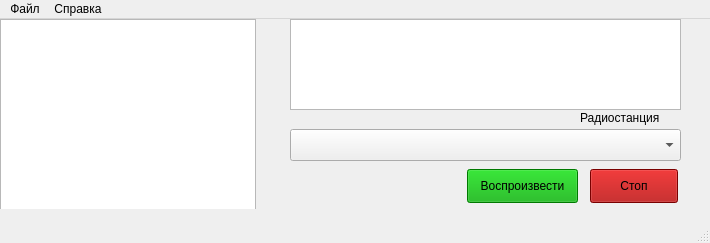
<?xml version="1.0" encoding="UTF-8"?>
<ui version="4.0">
 <class>MainWindow</class>
 <widget class="QMainWindow" name="MainWindow">
  <property name="geometry">
   <rect>
    <x>0</x>
    <y>0</y>
    <width>710</width>
    <height>243</height>
   </rect>
  </property>
  <property name="windowTitle">
   <string>Радио -Онлайн</string>
  </property>
  <widget class="QWidget" name="centralwidget">
   <property name="maximumSize">
    <size>
     <width>710</width>
     <height>190</height>
    </size>
   </property>
   <widget class="QWidget" name="verticalLayoutWidget">
    <property name="geometry">
     <rect>
      <x>290</x>
      <y>0</y>
      <width>391</width>
      <height>91</height>
     </rect>
    </property>
    <layout class="QVBoxLayout" name="verticalLayout">
     <item>
      <widget class="QTableView" name="tableView"/>
     </item>
    </layout>
   </widget>
   <widget class="QGraphicsView" name="logo">
    <property name="geometry">
     <rect>
      <x>0</x>
      <y>0</y>
      <width>256</width>
      <height>192</height>
     </rect>
    </property>
   </widget>
   <widget class="QPushButton" name="pushButton">
    <property name="geometry">
     <rect>
      <x>467</x>
      <y>150</y>
      <width>111</width>
      <height>34</height>
     </rect>
    </property>
    <property name="palette">
     <palette>
      <active>
       <colorrole role="WindowText">
        <brush brushstyle="SolidPattern">
         <color alpha="255">
          <red>0</red>
          <green>0</green>
          <blue>0</blue>
         </color>
        </brush>
       </colorrole>
       <colorrole role="Button">
        <brush brushstyle="SolidPattern">
         <color alpha="255">
          <red>0</red>
          <green>170</green>
          <blue>0</blue>
         </color>
        </brush>
       </colorrole>
       <colorrole role="Light">
        <brush brushstyle="SolidPattern">
         <color alpha="255">
          <red>0</red>
          <green>255</green>
          <blue>0</blue>
         </color>
        </brush>
       </colorrole>
       <colorrole role="Midlight">
        <brush brushstyle="SolidPattern">
         <color alpha="255">
          <red>0</red>
          <green>212</green>
          <blue>0</blue>
         </color>
        </brush>
       </colorrole>
       <colorrole role="Dark">
        <brush brushstyle="SolidPattern">
         <color alpha="255">
          <red>0</red>
          <green>85</green>
          <blue>0</blue>
         </color>
        </brush>
       </colorrole>
       <colorrole role="Mid">
        <brush brushstyle="SolidPattern">
         <color alpha="255">
          <red>0</red>
          <green>113</green>
          <blue>0</blue>
         </color>
        </brush>
       </colorrole>
       <colorrole role="Text">
        <brush brushstyle="SolidPattern">
         <color alpha="255">
          <red>0</red>
          <green>0</green>
          <blue>0</blue>
         </color>
        </brush>
       </colorrole>
       <colorrole role="BrightText">
        <brush brushstyle="SolidPattern">
         <color alpha="255">
          <red>255</red>
          <green>255</green>
          <blue>255</blue>
         </color>
        </brush>
       </colorrole>
       <colorrole role="ButtonText">
        <brush brushstyle="SolidPattern">
         <color alpha="255">
          <red>0</red>
          <green>0</green>
          <blue>0</blue>
         </color>
        </brush>
       </colorrole>
       <colorrole role="Base">
        <brush brushstyle="SolidPattern">
         <color alpha="255">
          <red>255</red>
          <green>255</green>
          <blue>255</blue>
         </color>
        </brush>
       </colorrole>
       <colorrole role="Window">
        <brush brushstyle="SolidPattern">
         <color alpha="255">
          <red>0</red>
          <green>170</green>
          <blue>0</blue>
         </color>
        </brush>
       </colorrole>
       <colorrole role="Shadow">
        <brush brushstyle="SolidPattern">
         <color alpha="255">
          <red>0</red>
          <green>0</green>
          <blue>0</blue>
         </color>
        </brush>
       </colorrole>
       <colorrole role="AlternateBase">
        <brush brushstyle="SolidPattern">
         <color alpha="255">
          <red>127</red>
          <green>212</green>
          <blue>127</blue>
         </color>
        </brush>
       </colorrole>
       <colorrole role="ToolTipBase">
        <brush brushstyle="SolidPattern">
         <color alpha="255">
          <red>255</red>
          <green>255</green>
          <blue>220</blue>
         </color>
        </brush>
       </colorrole>
       <colorrole role="ToolTipText">
        <brush brushstyle="SolidPattern">
         <color alpha="255">
          <red>0</red>
          <green>0</green>
          <blue>0</blue>
         </color>
        </brush>
       </colorrole>
       <colorrole role="PlaceholderText">
        <brush brushstyle="SolidPattern">
         <color alpha="128">
          <red>0</red>
          <green>0</green>
          <blue>0</blue>
         </color>
        </brush>
       </colorrole>
      </active>
      <inactive>
       <colorrole role="WindowText">
        <brush brushstyle="SolidPattern">
         <color alpha="255">
          <red>0</red>
          <green>0</green>
          <blue>0</blue>
         </color>
        </brush>
       </colorrole>
       <colorrole role="Button">
        <brush brushstyle="SolidPattern">
         <color alpha="255">
          <red>0</red>
          <green>170</green>
          <blue>0</blue>
         </color>
        </brush>
       </colorrole>
       <colorrole role="Light">
        <brush brushstyle="SolidPattern">
         <color alpha="255">
          <red>0</red>
          <green>255</green>
          <blue>0</blue>
         </color>
        </brush>
       </colorrole>
       <colorrole role="Midlight">
        <brush brushstyle="SolidPattern">
         <color alpha="255">
          <red>0</red>
          <green>212</green>
          <blue>0</blue>
         </color>
        </brush>
       </colorrole>
       <colorrole role="Dark">
        <brush brushstyle="SolidPattern">
         <color alpha="255">
          <red>0</red>
          <green>85</green>
          <blue>0</blue>
         </color>
        </brush>
       </colorrole>
       <colorrole role="Mid">
        <brush brushstyle="SolidPattern">
         <color alpha="255">
          <red>0</red>
          <green>113</green>
          <blue>0</blue>
         </color>
        </brush>
       </colorrole>
       <colorrole role="Text">
        <brush brushstyle="SolidPattern">
         <color alpha="255">
          <red>0</red>
          <green>0</green>
          <blue>0</blue>
         </color>
        </brush>
       </colorrole>
       <colorrole role="BrightText">
        <brush brushstyle="SolidPattern">
         <color alpha="255">
          <red>255</red>
          <green>255</green>
          <blue>255</blue>
         </color>
        </brush>
       </colorrole>
       <colorrole role="ButtonText">
        <brush brushstyle="SolidPattern">
         <color alpha="255">
          <red>0</red>
          <green>0</green>
          <blue>0</blue>
         </color>
        </brush>
       </colorrole>
       <colorrole role="Base">
        <brush brushstyle="SolidPattern">
         <color alpha="255">
          <red>255</red>
          <green>255</green>
          <blue>255</blue>
         </color>
        </brush>
       </colorrole>
       <colorrole role="Window">
        <brush brushstyle="SolidPattern">
         <color alpha="255">
          <red>0</red>
          <green>170</green>
          <blue>0</blue>
         </color>
        </brush>
       </colorrole>
       <colorrole role="Shadow">
        <brush brushstyle="SolidPattern">
         <color alpha="255">
          <red>0</red>
          <green>0</green>
          <blue>0</blue>
         </color>
        </brush>
       </colorrole>
       <colorrole role="AlternateBase">
        <brush brushstyle="SolidPattern">
         <color alpha="255">
          <red>127</red>
          <green>212</green>
          <blue>127</blue>
         </color>
        </brush>
       </colorrole>
       <colorrole role="ToolTipBase">
        <brush brushstyle="SolidPattern">
         <color alpha="255">
          <red>255</red>
          <green>255</green>
          <blue>220</blue>
         </color>
        </brush>
       </colorrole>
       <colorrole role="ToolTipText">
        <brush brushstyle="SolidPattern">
         <color alpha="255">
          <red>0</red>
          <green>0</green>
          <blue>0</blue>
         </color>
        </brush>
       </colorrole>
       <colorrole role="PlaceholderText">
        <brush brushstyle="SolidPattern">
         <color alpha="128">
          <red>0</red>
          <green>0</green>
          <blue>0</blue>
         </color>
        </brush>
       </colorrole>
      </inactive>
      <disabled>
       <colorrole role="WindowText">
        <brush brushstyle="SolidPattern">
         <color alpha="255">
          <red>0</red>
          <green>85</green>
          <blue>0</blue>
         </color>
        </brush>
       </colorrole>
       <colorrole role="Button">
        <brush brushstyle="SolidPattern">
         <color alpha="255">
          <red>0</red>
          <green>170</green>
          <blue>0</blue>
         </color>
        </brush>
       </colorrole>
       <colorrole role="Light">
        <brush brushstyle="SolidPattern">
         <color alpha="255">
          <red>0</red>
          <green>255</green>
          <blue>0</blue>
         </color>
        </brush>
       </colorrole>
       <colorrole role="Midlight">
        <brush brushstyle="SolidPattern">
         <color alpha="255">
          <red>0</red>
          <green>212</green>
          <blue>0</blue>
         </color>
        </brush>
       </colorrole>
       <colorrole role="Dark">
        <brush brushstyle="SolidPattern">
         <color alpha="255">
          <red>0</red>
          <green>85</green>
          <blue>0</blue>
         </color>
        </brush>
       </colorrole>
       <colorrole role="Mid">
        <brush brushstyle="SolidPattern">
         <color alpha="255">
          <red>0</red>
          <green>113</green>
          <blue>0</blue>
         </color>
        </brush>
       </colorrole>
       <colorrole role="Text">
        <brush brushstyle="SolidPattern">
         <color alpha="255">
          <red>0</red>
          <green>85</green>
          <blue>0</blue>
         </color>
        </brush>
       </colorrole>
       <colorrole role="BrightText">
        <brush brushstyle="SolidPattern">
         <color alpha="255">
          <red>255</red>
          <green>255</green>
          <blue>255</blue>
         </color>
        </brush>
       </colorrole>
       <colorrole role="ButtonText">
        <brush brushstyle="SolidPattern">
         <color alpha="255">
          <red>0</red>
          <green>85</green>
          <blue>0</blue>
         </color>
        </brush>
       </colorrole>
       <colorrole role="Base">
        <brush brushstyle="SolidPattern">
         <color alpha="255">
          <red>0</red>
          <green>170</green>
          <blue>0</blue>
         </color>
        </brush>
       </colorrole>
       <colorrole role="Window">
        <brush brushstyle="SolidPattern">
         <color alpha="255">
          <red>0</red>
          <green>170</green>
          <blue>0</blue>
         </color>
        </brush>
       </colorrole>
       <colorrole role="Shadow">
        <brush brushstyle="SolidPattern">
         <color alpha="255">
          <red>0</red>
          <green>0</green>
          <blue>0</blue>
         </color>
        </brush>
       </colorrole>
       <colorrole role="AlternateBase">
        <brush brushstyle="SolidPattern">
         <color alpha="255">
          <red>0</red>
          <green>170</green>
          <blue>0</blue>
         </color>
        </brush>
       </colorrole>
       <colorrole role="ToolTipBase">
        <brush brushstyle="SolidPattern">
         <color alpha="255">
          <red>255</red>
          <green>255</green>
          <blue>220</blue>
         </color>
        </brush>
       </colorrole>
       <colorrole role="ToolTipText">
        <brush brushstyle="SolidPattern">
         <color alpha="255">
          <red>0</red>
          <green>0</green>
          <blue>0</blue>
         </color>
        </brush>
       </colorrole>
       <colorrole role="PlaceholderText">
        <brush brushstyle="SolidPattern">
         <color alpha="128">
          <red>0</red>
          <green>0</green>
          <blue>0</blue>
         </color>
        </brush>
       </colorrole>
      </disabled>
     </palette>
    </property>
    <property name="text">
     <string>Воспроизвести</string>
    </property>
   </widget>
   <widget class="QPushButton" name="pushButton_2">
    <property name="geometry">
     <rect>
      <x>590</x>
      <y>150</y>
      <width>88</width>
      <height>34</height>
     </rect>
    </property>
    <property name="palette">
     <palette>
      <active>
       <colorrole role="WindowText">
        <brush brushstyle="SolidPattern">
         <color alpha="255">
          <red>0</red>
          <green>0</green>
          <blue>0</blue>
         </color>
        </brush>
       </colorrole>
       <colorrole role="Button">
        <brush brushstyle="SolidPattern">
         <color alpha="255">
          <red>170</red>
          <green>0</green>
          <blue>0</blue>
         </color>
        </brush>
       </colorrole>
       <colorrole role="Light">
        <brush brushstyle="SolidPattern">
         <color alpha="255">
          <red>255</red>
          <green>0</green>
          <blue>0</blue>
         </color>
        </brush>
       </colorrole>
       <colorrole role="Midlight">
        <brush brushstyle="SolidPattern">
         <color alpha="255">
          <red>212</red>
          <green>0</green>
          <blue>0</blue>
         </color>
        </brush>
       </colorrole>
       <colorrole role="Dark">
        <brush brushstyle="SolidPattern">
         <color alpha="255">
          <red>85</red>
          <green>0</green>
          <blue>0</blue>
         </color>
        </brush>
       </colorrole>
       <colorrole role="Mid">
        <brush brushstyle="SolidPattern">
         <color alpha="255">
          <red>113</red>
          <green>0</green>
          <blue>0</blue>
         </color>
        </brush>
       </colorrole>
       <colorrole role="Text">
        <brush brushstyle="SolidPattern">
         <color alpha="255">
          <red>0</red>
          <green>0</green>
          <blue>0</blue>
         </color>
        </brush>
       </colorrole>
       <colorrole role="BrightText">
        <brush brushstyle="SolidPattern">
         <color alpha="255">
          <red>255</red>
          <green>255</green>
          <blue>255</blue>
         </color>
        </brush>
       </colorrole>
       <colorrole role="ButtonText">
        <brush brushstyle="SolidPattern">
         <color alpha="255">
          <red>0</red>
          <green>0</green>
          <blue>0</blue>
         </color>
        </brush>
       </colorrole>
       <colorrole role="Base">
        <brush brushstyle="SolidPattern">
         <color alpha="255">
          <red>255</red>
          <green>255</green>
          <blue>255</blue>
         </color>
        </brush>
       </colorrole>
       <colorrole role="Window">
        <brush brushstyle="SolidPattern">
         <color alpha="255">
          <red>170</red>
          <green>0</green>
          <blue>0</blue>
         </color>
        </brush>
       </colorrole>
       <colorrole role="Shadow">
        <brush brushstyle="SolidPattern">
         <color alpha="255">
          <red>0</red>
          <green>0</green>
          <blue>0</blue>
         </color>
        </brush>
       </colorrole>
       <colorrole role="AlternateBase">
        <brush brushstyle="SolidPattern">
         <color alpha="255">
          <red>212</red>
          <green>127</green>
          <blue>127</blue>
         </color>
        </brush>
       </colorrole>
       <colorrole role="ToolTipBase">
        <brush brushstyle="SolidPattern">
         <color alpha="255">
          <red>255</red>
          <green>255</green>
          <blue>220</blue>
         </color>
        </brush>
       </colorrole>
       <colorrole role="ToolTipText">
        <brush brushstyle="SolidPattern">
         <color alpha="255">
          <red>0</red>
          <green>0</green>
          <blue>0</blue>
         </color>
        </brush>
       </colorrole>
       <colorrole role="PlaceholderText">
        <brush brushstyle="SolidPattern">
         <color alpha="128">
          <red>0</red>
          <green>0</green>
          <blue>0</blue>
         </color>
        </brush>
       </colorrole>
      </active>
      <inactive>
       <colorrole role="WindowText">
        <brush brushstyle="SolidPattern">
         <color alpha="255">
          <red>0</red>
          <green>0</green>
          <blue>0</blue>
         </color>
        </brush>
       </colorrole>
       <colorrole role="Button">
        <brush brushstyle="SolidPattern">
         <color alpha="255">
          <red>170</red>
          <green>0</green>
          <blue>0</blue>
         </color>
        </brush>
       </colorrole>
       <colorrole role="Light">
        <brush brushstyle="SolidPattern">
         <color alpha="255">
          <red>255</red>
          <green>0</green>
          <blue>0</blue>
         </color>
        </brush>
       </colorrole>
       <colorrole role="Midlight">
        <brush brushstyle="SolidPattern">
         <color alpha="255">
          <red>212</red>
          <green>0</green>
          <blue>0</blue>
         </color>
        </brush>
       </colorrole>
       <colorrole role="Dark">
        <brush brushstyle="SolidPattern">
         <color alpha="255">
          <red>85</red>
          <green>0</green>
          <blue>0</blue>
         </color>
        </brush>
       </colorrole>
       <colorrole role="Mid">
        <brush brushstyle="SolidPattern">
         <color alpha="255">
          <red>113</red>
          <green>0</green>
          <blue>0</blue>
         </color>
        </brush>
       </colorrole>
       <colorrole role="Text">
        <brush brushstyle="SolidPattern">
         <color alpha="255">
          <red>0</red>
          <green>0</green>
          <blue>0</blue>
         </color>
        </brush>
       </colorrole>
       <colorrole role="BrightText">
        <brush brushstyle="SolidPattern">
         <color alpha="255">
          <red>255</red>
          <green>255</green>
          <blue>255</blue>
         </color>
        </brush>
       </colorrole>
       <colorrole role="ButtonText">
        <brush brushstyle="SolidPattern">
         <color alpha="255">
          <red>0</red>
          <green>0</green>
          <blue>0</blue>
         </color>
        </brush>
       </colorrole>
       <colorrole role="Base">
        <brush brushstyle="SolidPattern">
         <color alpha="255">
          <red>255</red>
          <green>255</green>
          <blue>255</blue>
         </color>
        </brush>
       </colorrole>
       <colorrole role="Window">
        <brush brushstyle="SolidPattern">
         <color alpha="255">
          <red>170</red>
          <green>0</green>
          <blue>0</blue>
         </color>
        </brush>
       </colorrole>
       <colorrole role="Shadow">
        <brush brushstyle="SolidPattern">
         <color alpha="255">
          <red>0</red>
          <green>0</green>
          <blue>0</blue>
         </color>
        </brush>
       </colorrole>
       <colorrole role="AlternateBase">
        <brush brushstyle="SolidPattern">
         <color alpha="255">
          <red>212</red>
          <green>127</green>
          <blue>127</blue>
         </color>
        </brush>
       </colorrole>
       <colorrole role="ToolTipBase">
        <brush brushstyle="SolidPattern">
         <color alpha="255">
          <red>255</red>
          <green>255</green>
          <blue>220</blue>
         </color>
        </brush>
       </colorrole>
       <colorrole role="ToolTipText">
        <brush brushstyle="SolidPattern">
         <color alpha="255">
          <red>0</red>
          <green>0</green>
          <blue>0</blue>
         </color>
        </brush>
       </colorrole>
       <colorrole role="PlaceholderText">
        <brush brushstyle="SolidPattern">
         <color alpha="128">
          <red>0</red>
          <green>0</green>
          <blue>0</blue>
         </color>
        </brush>
       </colorrole>
      </inactive>
      <disabled>
       <colorrole role="WindowText">
        <brush brushstyle="SolidPattern">
         <color alpha="255">
          <red>85</red>
          <green>0</green>
          <blue>0</blue>
         </color>
        </brush>
       </colorrole>
       <colorrole role="Button">
        <brush brushstyle="SolidPattern">
         <color alpha="255">
          <red>170</red>
          <green>0</green>
          <blue>0</blue>
         </color>
        </brush>
       </colorrole>
       <colorrole role="Light">
        <brush brushstyle="SolidPattern">
         <color alpha="255">
          <red>255</red>
          <green>0</green>
          <blue>0</blue>
         </color>
        </brush>
       </colorrole>
       <colorrole role="Midlight">
        <brush brushstyle="SolidPattern">
         <color alpha="255">
          <red>212</red>
          <green>0</green>
          <blue>0</blue>
         </color>
        </brush>
       </colorrole>
       <colorrole role="Dark">
        <brush brushstyle="SolidPattern">
         <color alpha="255">
          <red>85</red>
          <green>0</green>
          <blue>0</blue>
         </color>
        </brush>
       </colorrole>
       <colorrole role="Mid">
        <brush brushstyle="SolidPattern">
         <color alpha="255">
          <red>113</red>
          <green>0</green>
          <blue>0</blue>
         </color>
        </brush>
       </colorrole>
       <colorrole role="Text">
        <brush brushstyle="SolidPattern">
         <color alpha="255">
          <red>85</red>
          <green>0</green>
          <blue>0</blue>
         </color>
        </brush>
       </colorrole>
       <colorrole role="BrightText">
        <brush brushstyle="SolidPattern">
         <color alpha="255">
          <red>255</red>
          <green>255</green>
          <blue>255</blue>
         </color>
        </brush>
       </colorrole>
       <colorrole role="ButtonText">
        <brush brushstyle="SolidPattern">
         <color alpha="255">
          <red>85</red>
          <green>0</green>
          <blue>0</blue>
         </color>
        </brush>
       </colorrole>
       <colorrole role="Base">
        <brush brushstyle="SolidPattern">
         <color alpha="255">
          <red>170</red>
          <green>0</green>
          <blue>0</blue>
         </color>
        </brush>
       </colorrole>
       <colorrole role="Window">
        <brush brushstyle="SolidPattern">
         <color alpha="255">
          <red>170</red>
          <green>0</green>
          <blue>0</blue>
         </color>
        </brush>
       </colorrole>
       <colorrole role="Shadow">
        <brush brushstyle="SolidPattern">
         <color alpha="255">
          <red>0</red>
          <green>0</green>
          <blue>0</blue>
         </color>
        </brush>
       </colorrole>
       <colorrole role="AlternateBase">
        <brush brushstyle="SolidPattern">
         <color alpha="255">
          <red>170</red>
          <green>0</green>
          <blue>0</blue>
         </color>
        </brush>
       </colorrole>
       <colorrole role="ToolTipBase">
        <brush brushstyle="SolidPattern">
         <color alpha="255">
          <red>255</red>
          <green>255</green>
          <blue>220</blue>
         </color>
        </brush>
       </colorrole>
       <colorrole role="ToolTipText">
        <brush brushstyle="SolidPattern">
         <color alpha="255">
          <red>0</red>
          <green>0</green>
          <blue>0</blue>
         </color>
        </brush>
       </colorrole>
       <colorrole role="PlaceholderText">
        <brush brushstyle="SolidPattern">
         <color alpha="128">
          <red>0</red>
          <green>0</green>
          <blue>0</blue>
         </color>
        </brush>
       </colorrole>
      </disabled>
     </palette>
    </property>
    <property name="text">
     <string>Стоп</string>
    </property>
   </widget>
   <widget class="QComboBox" name="comboBox">
    <property name="geometry">
     <rect>
      <x>290</x>
      <y>110</y>
      <width>391</width>
      <height>32</height>
     </rect>
    </property>
   </widget>
   <widget class="QLabel" name="label">
    <property name="geometry">
     <rect>
      <x>580</x>
      <y>90</y>
      <width>101</width>
      <height>18</height>
     </rect>
    </property>
    <property name="text">
     <string>Радиостанция</string>
    </property>
   </widget>
  </widget>
  <widget class="QMenuBar" name="menubar">
   <property name="geometry">
    <rect>
     <x>0</x>
     <y>0</y>
     <width>710</width>
     <height>30</height>
    </rect>
   </property>
   <widget class="QMenu" name="menu">
    <property name="title">
     <string>Файл</string>
    </property>
    <addaction name="import_list"/>
    <addaction name="export_list"/>
    <addaction name="separator"/>
    <addaction name="exit"/>
   </widget>
   <widget class="QMenu" name="menu_2">
    <property name="title">
     <string>Справка</string>
    </property>
    <addaction name="about"/>
   </widget>
   <addaction name="menu"/>
   <addaction name="menu_2"/>
  </widget>
  <widget class="QStatusBar" name="statusbar"/>
  <action name="import_list">
   <property name="text">
    <string>Импорт </string>
   </property>
   <property name="shortcut">
    <string>Ctrl+O</string>
   </property>
  </action>
  <action name="export_list">
   <property name="text">
    <string>Экспорт</string>
   </property>
   <property name="shortcut">
    <string>Ctrl+S</string>
   </property>
  </action>
  <action name="exit">
   <property name="text">
    <string>Выход</string>
   </property>
  </action>
  <action name="about">
   <property name="text">
    <string>О программе</string>
   </property>
  </action>
 </widget>
 <resources/>
 <connections/>
</ui>
